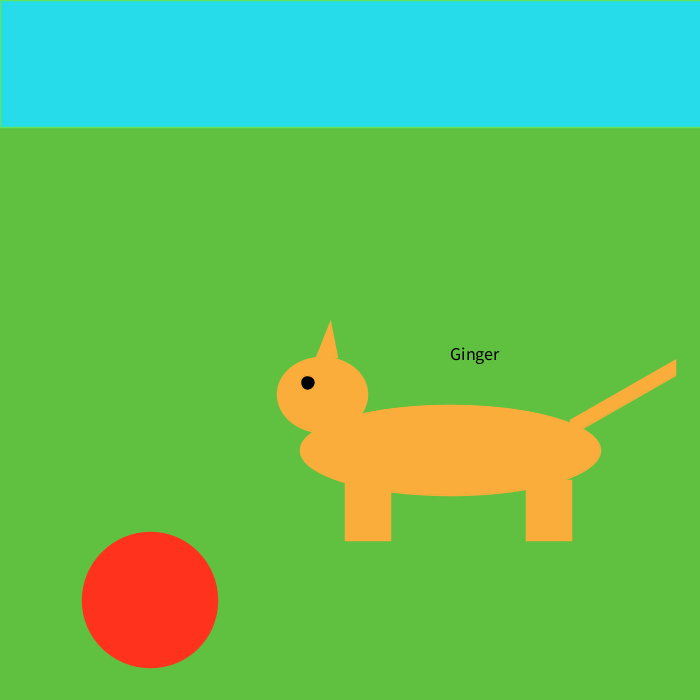
Frame 1 (no input)
Frame 60 (the mouse pressed at the canvas centre just before this capture): identical to frame 1, image omitted
Frame 120 (the mouse held since frame 60 and released just before this capture): identical to frame 1, image omitted

The Processing sketch that drew this single still picture (run headless with seeded random() and noise(); from frame 60 on, the mouse is pressed at the canvas centre):

// Processing sketch: processing_65851
// ── processing_65851.pde

int x=300 ;
int y=300 ;
int a=159 ;
int b=100 ;
void setup(){
size(700,700);
  }
void draw(){
scale(1.5);
if(keyPressed){
background(96,193,64);
fill(0);
text("Squeakels",100,150);
    //sky
stroke(38,220,234);
fill(38,220,234);
rect(0,0,700,85);
fill(167,178,168);
stroke(167,178,168);
 //body
ellipse(a,b,100,40);
 //legs
rect(195,108,10,20);
rect(115,108,10,20);
 //head
triangle(110,60,120,90,80,86);

stroke(0);
noFill();
 
 //tail
stroke(245,101,156);
bezier(210,100,289,120,290,115,270,105);
fill(245,101,156);
ellipse(82,85,3,3);
 //eye
stroke(167,178,169);
fill(0);
ellipse(103,71,5,5);
fill(234,202,38);
//cheese
stroke(234,202,38);
triangle(50,110,78,95,42,90);
  }else{
background(96,193,64);
fill(250,173,58);
stroke(250,173,58);
 //body
ellipse(x,y,200,60);
//head
triangle(220,215,225,238,210,240);
ellipse(215,263,60,50);
fill(0);
//eye
ellipse(205,255,10,10);

//legs
fill(250,173,58);
rect(230,320,30,40);
rect(351,320,30,40);
//tail
quad(380,280,450,240,450,250,380,290);
stroke(255,50,30);
//ball
fill(255,50,30);
ellipse(100,400,90,90);
//sky
stroke(98,227,92);
fill(38,220,234);
rect(0,0,700,85);
fill(0);
text("Ginger",300,240);
 }
  
}

//450,250450,240
